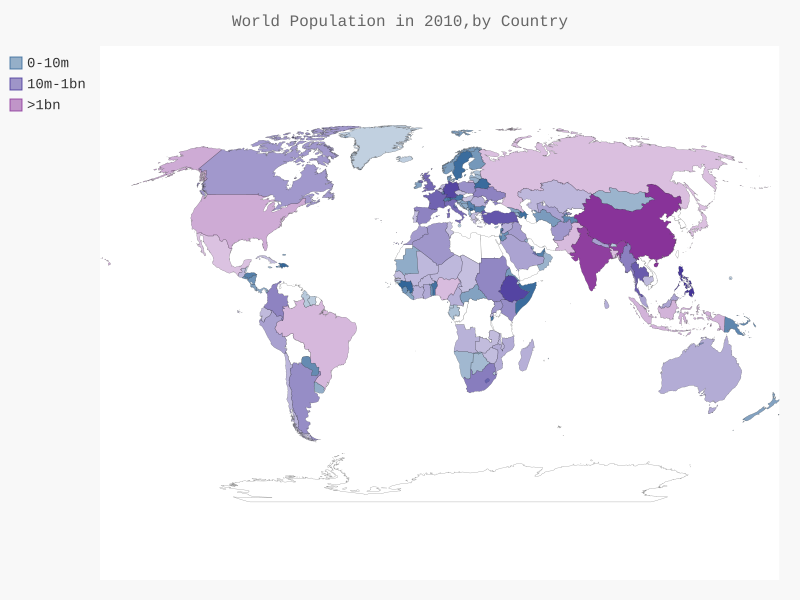

Write the Python code that produced this figure.
# 16-2 制作世界人口地图：JSON模式

import json
from pygal_maps_world.i18n import COUNTRIES
import pygal_maps_world.maps as pm
import pygal
from pygal.style import RotateStyle
from pygal.style import LightColorizedStyle

def get_country_code(country_name):
	'''根据指定国家，返回pygal使用的两个字母的国家'''

	for code,name in COUNTRIES.items():
		if name == country_name:
			return code


	#如果没有找到指定的国家，返回none
	return None



#将数据加载到一个列表中
filename='population_data.json'
with open(filename) as f:
	pop_data = json.load(f)


cc_populations={}

#打印每个国家2010年的人口数量
for pop_dict in pop_data:
	if pop_dict['Year']=='2010':
		country_name=pop_dict['Country Name']
		population = int(float(pop_dict['Value']))
		code=get_country_code(country_name)
		if  code:
			cc_populations[code]=population#这样就能直接添加进字典不需要append()方法,因为字典无序

#根据人口数量将所有国家分成三组
cc_pops_1,cc_pops_2,cc_pops_3={},{},{}
for cc,pop in cc_populations.items():
	if pop <10000000:
		cc_pops_1[cc]=pop
	elif pop<100000000:
		cc_pops_2[cc]=pop
	else:
		cc_pops_3[cc]=pop

#分别显示每组有多少个国家
print(len(cc_pops_1),len(cc_pops_2),len(cc_pops_3))


#wm =pm.World()
wm_style=RotateStyle('#336699',base_style=LightColorizedStyle)
wm = pm.World(style=wm_style)
wm.title = 'World Population in 2010,by Country'


wm.add('0-10m',cc_pops_1,)
wm.add('10m-1bn',cc_pops_2)
wm.add('>1bn',cc_pops_3)
wm.render_to_file('world_population.svg')
